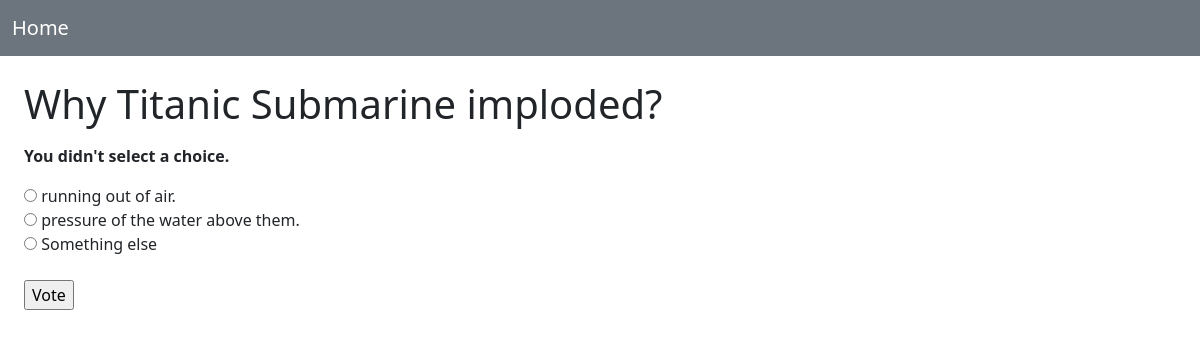
The page /polls/15/vote/ on the database its author committed.
### polls/models.py (models this page shows, shortened)
class Question(models.Model):
    question_text = models.CharField(max_length=200)
    pub_date = models.DateTimeField("date published")
    def __str__(self):
        return self.question_text

class Choice(models.Model):
    question = models.ForeignKey(Question, on_delete=models.CASCADE)
    choice_text = models.CharField(max_length=200)
    votes = models.IntegerField(default=0)

### polls/views.py (the view)
# urls.py: path("<int:question_id>/vote/", views.vote, name="vote"),
def vote(request, question_id):
    question = get_object_or_404(Question, pk=question_id)
    print(question)
    try:
        selected_choice = question.choice_set.get(pk=request.POST["choice"])
        user = User.objects.get(pk=request.user.pk)
        print(user)
        print(selected_choice)
    except (KeyError, Choice.DoesNotExist):
        return render(
            request,
            "polls/detail.html",
            {
                "question": question,
                "error_message": "You didn't select a choice.",
            },
        )
    else:
        user_choice = uservote(user=user, choice_text=selected_choice)
        user_choice.save()
        selected_choice.votes+= 1
        selected_choice.save()
        return HttpResponseRedirect(reverse("polls:results", args=(question.id,)))

### polls/templates/polls/detail.html (shortened to what this page needs)
{% load static %}
<link rel="stylesheet" href="{% static 'polls/style.css' %}">
<link href="https://cdn.jsdelivr.net/npm/bootstrap@5.3.0/dist/css/bootstrap.min.css" rel="stylesheet">
<body>
    <nav class="navbar navbar-dark bg-secondary">
        <div class="container-fluid">
            <a class="navbar-brand" href="{%url 'polls:index'%}">Home</a>
        </div>
    </nav>
    <form class="p-4"action="{% url 'polls:vote' question.id %}" method="post">
        <fieldset class=>
            <legend><h1>{{ question.question_text }}</h1></legend>
            {% if error_message %}<p><strong>{{ error_message }}</strong></p>{% endif %}
            {% for choice in question.choice_set.all %}
                <input type="radio" name="choice" id="choice{{ forloop.counter }}" value="{{ choice.id }}">
                <label for="choice{{ forloop.counter }}">{{ choice.choice_text }}</label><br>
            {% endfor %}
        </fieldset>
        <br>
        <input type="submit" value="Vote">
    </form>
</body>

### rows shown on the page
Question: question_text "Why Titanic Submarine imploded?"
Choice: choice_text "running out of air."
Choice: choice_text "pressure of the water above them."
Choice: choice_text "Something else"

### other values the page prints
{{ error_message }} "You didn't select a choice."
